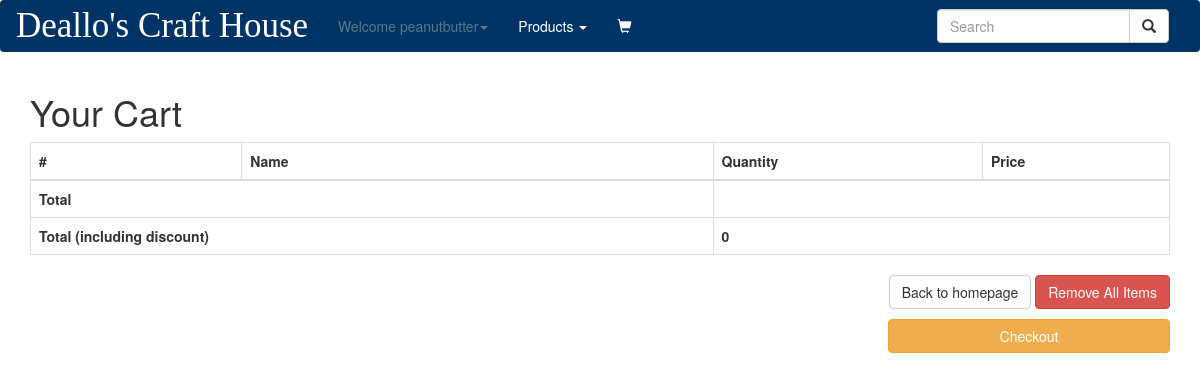
The page /pages/order.php (signed in) on the database as committed earlier.
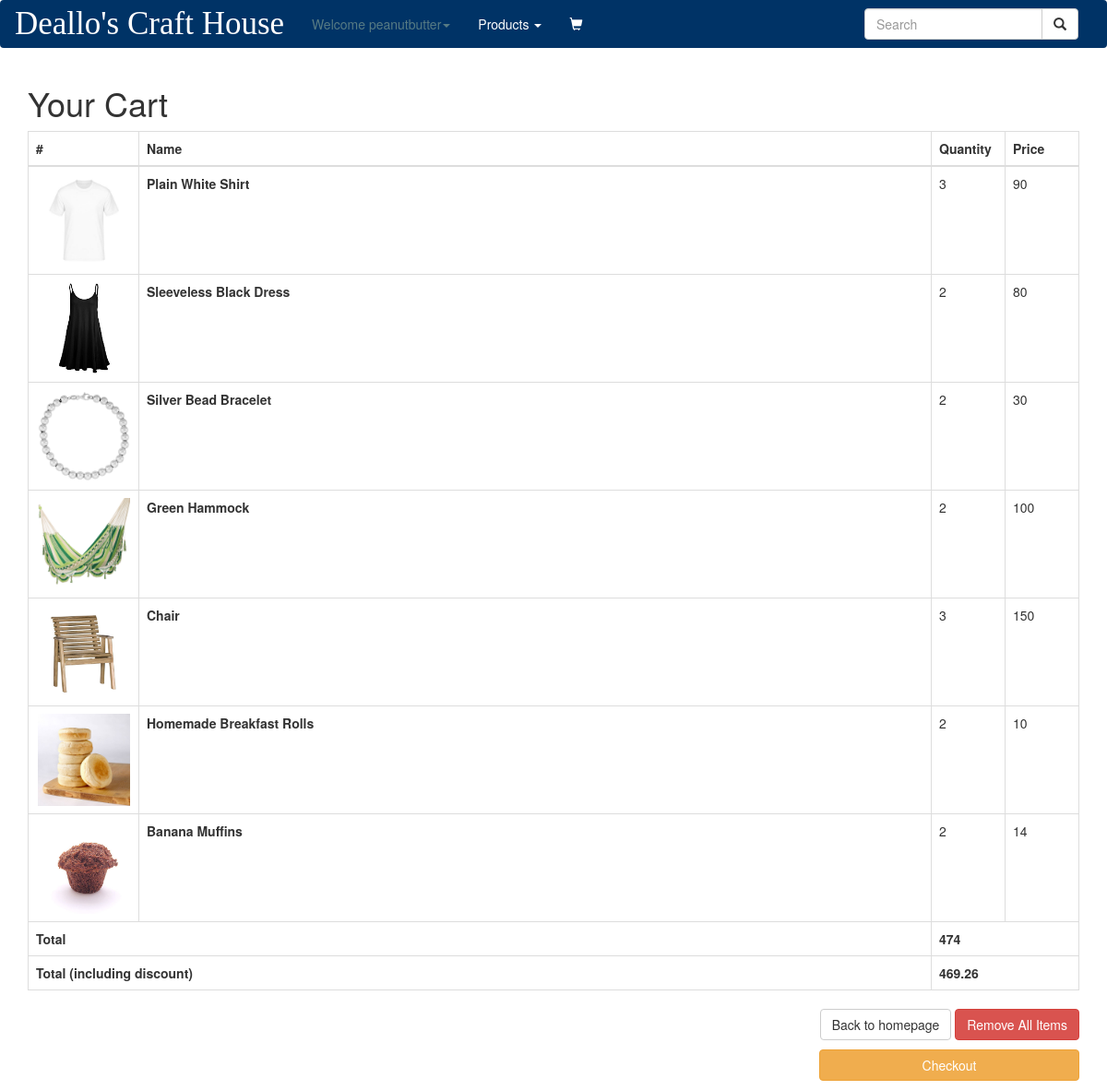
The same page on the database as committed later.
### tables this page shows
CREATE TABLE `shopping` (
  `id_user` int(2) NOT NULL,
  `id` int(11) NOT NULL,
  `amount_quantity` varchar(10) NOT NULL,
  `amount_price` double NOT NULL,
  `order_number` int(7) NOT NULL
);

CREATE TABLE `product` (
  `id` int(11) NOT NULL,
  `name` varchar(80) NOT NULL,
  `summary` varchar(255) NOT NULL,
  `price` double NOT NULL,
  `quantity` varchar(10) NOT NULL,
  `image` varchar(100) NOT NULL,
  `product_owner` varchar(255) NOT NULL,
  `category` varchar(255) NOT NULL
);

### pages/order.php (the view, shortened to what this page needs)
<?php
include "../includes/product_config.php";
if(isset($_POST['shopping'])){
    $user = $_POST['ui'];
    $idpro = $_POST['id'];
    $aq = $_POST['aq'];
    $ap = $_POST['ap'];
    $order = $_POST['order'];
    $stmt = $dbh->prepare("INSERT INTO shopping VALUES (?,?,?,?,?)");
    $stmt->bindParam(1, $user);
    $stmt->bindParam(2, $idpro);
    $stmt->bindParam(3, $aq);
    $stmt->bindParam(4, $ap);
    $stmt->bindParam(5, $order);
    $stmt->execute();
} else{
            ?>
<!DOCTYPE html>
<html lang="en">
  <head>
    <link rel="stylesheet=" href="styles/bootstrap/bootstrap.css">
    <link rel="stylesheet" href="https://maxcdn.bootstrapcdn.com/bootstrap/3.3.7/css/bootstrap.min.css">
    <link rel="stylesheet" href="../styles/test.css">
  </head>
  <body>
 <div class="navbar navbar-custom nav-fixed-top" role="navigation">
  <div class="navbar-header">
    <a class="navbar-brand" rel="home" href="../index.php">Deallo's Craft House</a>
  </div>
  <div class="collapse navbar-collapse">
    <div class="col-sm-3 col-md-3 navbar-right">
      <form class="navbar-form" role="search">
      <div class="input-group ">
        <input type="text" class="form-control" placeholder="Search" name="srch-term" id="srch-term">
        <div class="input-group-btn">
          <button class="btn btn-default" type="submit"><i class="glyphicon glyphicon-search"></i></button>
        </div>
      </div>
      </form>
    </div>
    <ul class="nav navbar-nav">
    <li class="dropdown">
     <?php  if (isset($_SESSION['username'])) : ?>
              <a href="products.php" class="dropdown-toggle" data-toggle="dropdown" style="color: #577B84">Welcome <?php echo $_SESSION['username'] ?><b class="caret"></b></a>
            </li>
       <?php endif ?>
      <li class="dropdown">
              <a href="products.php" class="dropdown-toggle" data-toggle="dropdown">Products <b class="caret"></b></a>
      </li>
      <li>
        <span class="navbar-text navbar-right"><span class="glyphicon glyphicon-shopping-cart glyphicon-2x my-cart-icon"><span class="badge badge-notify my-cart-badge"></span></></span>
      </li>
    </ul>
  </div>
</div>
    <div class="container">
        <h1>Your Cart</h1>
        <table class="table table-bordered">
            <thead>
                <tr>
                    <th>#</th>
                    <th>Name</th>
                    <th>Quantity</th>
                    <th>Price</th>
                </tr>
            </thead>
            <tbody>
                <?php
                $stmt = $dbh->prepare("SELECT * FROM shopping a, product b where a.id=b.id and a.id_user = 1");
                if ($stmt->execute()) {
                  while ($row = $stmt->fetch()) {
                ?>
                <tr>
                    <td width="120"><img src="../images/product_images/<?php echo $row['image'] ?>" style="width:100px"/></td>
                    <td><strong><?php echo $row['name'] ?></strong></td>
                    <td width="80"><?php echo $row['amount_quantity'] ?></td>
                    <td width="80"><?php echo $row['amount_price'] ?></td>
                </tr>
                <?php
                  }
                }
                ?>
            </tbody>
            <tfoot>
                <?php
                $stmt2 = $dbh->prepare("SELECT sum(amount_price) as ap2 FROM shopping where id_user = 1");
                $stmt2->execute();
                $row2 = $stmt2->fetch();
                ?>
                <tr>
                    <th colspan="2">Total</th>
                    <th colspan="2"><?php echo $row2['ap2'] ?></th>
                </tr>
                <tr>
                    <th colspan="2">Total (including discount)</th>
                    <th colspan="2"><?php echo $row2['ap2']*0.99 ?></th>
                </tr>
            </tfoot>
        </table>
        <p class="text-right"><a href="products.php" class="btn btn-default">Back to homepage</a> <a href="?del=1" class="btn btn-danger">Remove All Items</a></p>
        <p class="text-right"><a href="#" class="btn btn-warning" style="width: 282px;">Checkout</a></p>
    </div>
  </body>
</html>
<?php
 }
?>

### styles/test.css (style rules this page uses)
a { color: inherit; }
.navbar-brand { font-family: queenFont; }
.navbar-custom, footer { background-color:#003366; background-image: none; color:#FFF; }
.navbar-nav > li > a { color:#FFF; }
.navbar-brand { color:#FFF; font-size:250%; }
img { margin: auto; display: block; }

Rows that differ between the two databases and show on the page:
added shopping: id.image (picture), id.name "Plain White Shirt", amount_quantity "3", amount_price "90"
added shopping: shows a picture, id.name "Sleeveless Black Dress", amount_quantity "2", amount_price "80"
added shopping: id.image (picture), id.name "Silver Bead Bracelet", amount_quantity "2", amount_price "30"
added shopping: id.image (picture), id.name "Green Hammock", amount_quantity "2", amount_price "100"
added shopping: id.image (picture), id.name "Chair", amount_quantity "3", amount_price "150"
added shopping: id.image (picture), id.name "Homemade Breakfast Rolls", amount_quantity "2", amount_price "10"
added shopping: id.image (picture), id.name "Banana Muffins", amount_quantity "2", amount_price "14"
Other text that changed with them:
$row2['ap2']: (not shown) → "474"
$row2['ap2']*0.99: "0" → "469.26"
